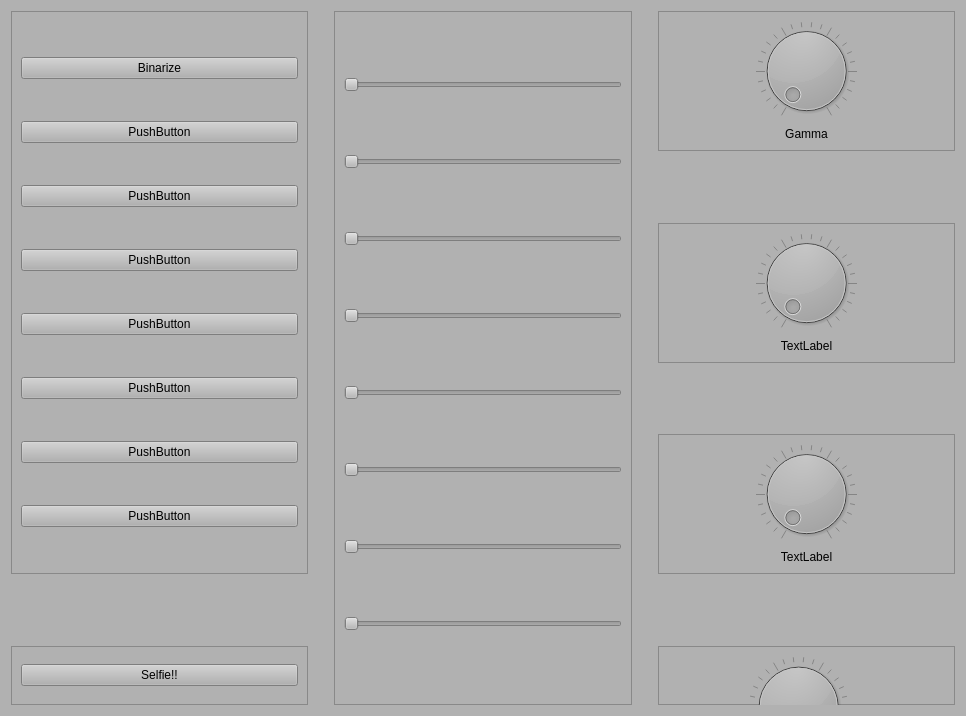
<?xml version="1.0" encoding="UTF-8"?>
<ui version="4.0">
 <class>Panel</class>
 <widget class="QWidget" name="Panel">
  <property name="enabled">
   <bool>true</bool>
  </property>
  <property name="geometry">
   <rect>
    <x>0</x>
    <y>0</y>
    <width>966</width>
    <height>716</height>
   </rect>
  </property>
  <property name="windowTitle">
   <string>Form</string>
  </property>
  <property name="styleSheet">
   <string notr="true">background-color: rgb(177, 177, 177);</string>
  </property>
  <layout class="QGridLayout" name="gridLayout">
   <item row="0" column="0" rowspan="5">
    <widget class="QFrame" name="frame_2">
     <property name="baseSize">
      <size>
       <width>0</width>
       <height>0</height>
      </size>
     </property>
     <property name="cursor">
      <cursorShape>WaitCursor</cursorShape>
     </property>
     <property name="frameShape">
      <enum>QFrame::StyledPanel</enum>
     </property>
     <property name="frameShadow">
      <enum>QFrame::Raised</enum>
     </property>
     <layout class="QVBoxLayout" name="verticalLayout">
      <item>
       <widget class="QPushButton" name="Binarize">
        <property name="focusPolicy">
         <enum>Qt::ClickFocus</enum>
        </property>
        <property name="contextMenuPolicy">
         <enum>Qt::DefaultContextMenu</enum>
        </property>
        <property name="text">
         <string>Binarize</string>
        </property>
        <property name="checkable">
         <bool>true</bool>
        </property>
       </widget>
      </item>
      <item>
       <widget class="QPushButton" name="pushButton_2">
        <property name="text">
         <string>PushButton</string>
        </property>
       </widget>
      </item>
      <item>
       <widget class="QPushButton" name="pushButton_3">
        <property name="text">
         <string>PushButton</string>
        </property>
       </widget>
      </item>
      <item>
       <widget class="QPushButton" name="pushButton">
        <property name="text">
         <string>PushButton</string>
        </property>
       </widget>
      </item>
      <item>
       <widget class="QPushButton" name="pushButton_4">
        <property name="text">
         <string>PushButton</string>
        </property>
       </widget>
      </item>
      <item>
       <widget class="QPushButton" name="pushButton_5">
        <property name="text">
         <string>PushButton</string>
        </property>
       </widget>
      </item>
      <item>
       <widget class="QPushButton" name="pushButton_6">
        <property name="text">
         <string>PushButton</string>
        </property>
       </widget>
      </item>
      <item>
       <widget class="QPushButton" name="pushButton_7">
        <property name="text">
         <string>PushButton</string>
        </property>
        <property name="iconSize">
         <size>
          <width>16</width>
          <height>16</height>
         </size>
        </property>
        <property name="checkable">
         <bool>false</bool>
        </property>
       </widget>
      </item>
     </layout>
    </widget>
   </item>
   <item row="0" column="2" rowspan="7">
    <widget class="QFrame" name="frame_5">
     <property name="frameShape">
      <enum>QFrame::StyledPanel</enum>
     </property>
     <property name="frameShadow">
      <enum>QFrame::Raised</enum>
     </property>
     <layout class="QGridLayout" name="gridLayout_4">
      <item row="0" column="0">
       <widget class="QSlider" name="horizontalSlider">
        <property name="sizePolicy">
         <sizepolicy hsizetype="Minimum" vsizetype="Fixed">
          <horstretch>0</horstretch>
          <verstretch>0</verstretch>
         </sizepolicy>
        </property>
        <property name="minimumSize">
         <size>
          <width>200</width>
          <height>0</height>
         </size>
        </property>
        <property name="maximumSize">
         <size>
          <width>16777215</width>
          <height>16777215</height>
         </size>
        </property>
        <property name="baseSize">
         <size>
          <width>0</width>
          <height>0</height>
         </size>
        </property>
        <property name="orientation">
         <enum>Qt::Horizontal</enum>
        </property>
       </widget>
      </item>
      <item row="1" column="0">
       <widget class="QSlider" name="horizontalSlider_2">
        <property name="sizePolicy">
         <sizepolicy hsizetype="Minimum" vsizetype="Fixed">
          <horstretch>0</horstretch>
          <verstretch>0</verstretch>
         </sizepolicy>
        </property>
        <property name="baseSize">
         <size>
          <width>0</width>
          <height>0</height>
         </size>
        </property>
        <property name="orientation">
         <enum>Qt::Horizontal</enum>
        </property>
       </widget>
      </item>
      <item row="2" column="0">
       <widget class="QSlider" name="horizontalSlider_3">
        <property name="sizePolicy">
         <sizepolicy hsizetype="Minimum" vsizetype="Fixed">
          <horstretch>0</horstretch>
          <verstretch>0</verstretch>
         </sizepolicy>
        </property>
        <property name="baseSize">
         <size>
          <width>0</width>
          <height>0</height>
         </size>
        </property>
        <property name="orientation">
         <enum>Qt::Horizontal</enum>
        </property>
       </widget>
      </item>
      <item row="3" column="0">
       <widget class="QSlider" name="horizontalSlider_4">
        <property name="sizePolicy">
         <sizepolicy hsizetype="Minimum" vsizetype="Fixed">
          <horstretch>0</horstretch>
          <verstretch>0</verstretch>
         </sizepolicy>
        </property>
        <property name="baseSize">
         <size>
          <width>0</width>
          <height>0</height>
         </size>
        </property>
        <property name="orientation">
         <enum>Qt::Horizontal</enum>
        </property>
       </widget>
      </item>
      <item row="4" column="0">
       <widget class="QSlider" name="horizontalSlider_5">
        <property name="sizePolicy">
         <sizepolicy hsizetype="Minimum" vsizetype="Fixed">
          <horstretch>0</horstretch>
          <verstretch>0</verstretch>
         </sizepolicy>
        </property>
        <property name="baseSize">
         <size>
          <width>0</width>
          <height>0</height>
         </size>
        </property>
        <property name="orientation">
         <enum>Qt::Horizontal</enum>
        </property>
       </widget>
      </item>
      <item row="5" column="0">
       <widget class="QSlider" name="horizontalSlider_6">
        <property name="sizePolicy">
         <sizepolicy hsizetype="Minimum" vsizetype="Fixed">
          <horstretch>0</horstretch>
          <verstretch>0</verstretch>
         </sizepolicy>
        </property>
        <property name="baseSize">
         <size>
          <width>0</width>
          <height>0</height>
         </size>
        </property>
        <property name="orientation">
         <enum>Qt::Horizontal</enum>
        </property>
       </widget>
      </item>
      <item row="6" column="0">
       <widget class="QSlider" name="horizontalSlider_7">
        <property name="sizePolicy">
         <sizepolicy hsizetype="Minimum" vsizetype="Fixed">
          <horstretch>0</horstretch>
          <verstretch>0</verstretch>
         </sizepolicy>
        </property>
        <property name="baseSize">
         <size>
          <width>0</width>
          <height>0</height>
         </size>
        </property>
        <property name="orientation">
         <enum>Qt::Horizontal</enum>
        </property>
       </widget>
      </item>
      <item row="7" column="0">
       <widget class="QSlider" name="horizontalSlider_8">
        <property name="sizePolicy">
         <sizepolicy hsizetype="Minimum" vsizetype="Fixed">
          <horstretch>0</horstretch>
          <verstretch>0</verstretch>
         </sizepolicy>
        </property>
        <property name="baseSize">
         <size>
          <width>0</width>
          <height>0</height>
         </size>
        </property>
        <property name="orientation">
         <enum>Qt::Horizontal</enum>
        </property>
       </widget>
      </item>
     </layout>
    </widget>
   </item>
   <item row="6" column="4">
    <widget class="QFrame" name="frame_6">
     <property name="frameShape">
      <enum>QFrame::StyledPanel</enum>
     </property>
     <property name="frameShadow">
      <enum>QFrame::Raised</enum>
     </property>
     <widget class="QDial" name="dial_2">
      <property name="geometry">
       <rect>
        <x>10</x>
        <y>10</y>
        <width>261</width>
        <height>101</height>
       </rect>
      </property>
      <property name="notchesVisible">
       <bool>true</bool>
      </property>
     </widget>
     <widget class="QLabel" name="label_2">
      <property name="geometry">
       <rect>
        <x>10</x>
        <y>120</y>
        <width>261</width>
        <height>31</height>
       </rect>
      </property>
      <property name="text">
       <string>TextLabel</string>
      </property>
      <property name="alignment">
       <set>Qt::AlignCenter</set>
      </property>
     </widget>
    </widget>
   </item>
   <item row="4" column="4">
    <widget class="QFrame" name="frame_4">
     <property name="frameShape">
      <enum>QFrame::StyledPanel</enum>
     </property>
     <property name="frameShadow">
      <enum>QFrame::Raised</enum>
     </property>
     <layout class="QGridLayout" name="gridLayout_3">
      <item row="0" column="0">
       <widget class="QDial" name="dial">
        <property name="notchesVisible">
         <bool>true</bool>
        </property>
       </widget>
      </item>
      <item row="1" column="0">
       <widget class="QLabel" name="label_3">
        <property name="text">
         <string>TextLabel</string>
        </property>
        <property name="alignment">
         <set>Qt::AlignCenter</set>
        </property>
       </widget>
      </item>
     </layout>
    </widget>
   </item>
   <item row="0" column="4">
    <widget class="QFrame" name="frame">
     <property name="frameShape">
      <enum>QFrame::StyledPanel</enum>
     </property>
     <property name="frameShadow">
      <enum>QFrame::Raised</enum>
     </property>
     <layout class="QGridLayout" name="gridLayout_2">
      <item row="0" column="0">
       <widget class="QDial" name="Gamma">
        <property name="maximum">
         <number>100</number>
        </property>
        <property name="singleStep">
         <number>1</number>
        </property>
        <property name="notchesVisible">
         <bool>true</bool>
        </property>
       </widget>
      </item>
      <item row="1" column="0">
       <widget class="QLabel" name="label">
        <property name="text">
         <string>Gamma</string>
        </property>
        <property name="alignment">
         <set>Qt::AlignCenter</set>
        </property>
       </widget>
      </item>
     </layout>
    </widget>
   </item>
   <item row="6" column="0">
    <widget class="QFrame" name="frame_3">
     <property name="frameShape">
      <enum>QFrame::StyledPanel</enum>
     </property>
     <property name="frameShadow">
      <enum>QFrame::Raised</enum>
     </property>
     <layout class="QVBoxLayout" name="verticalLayout_3">
      <item>
       <widget class="QPushButton" name="Selfie">
        <property name="focusPolicy">
         <enum>Qt::TabFocus</enum>
        </property>
        <property name="text">
         <string>Selfie!!</string>
        </property>
       </widget>
      </item>
     </layout>
    </widget>
   </item>
   <item row="2" column="4">
    <widget class="QFrame" name="frame_7">
     <property name="frameShape">
      <enum>QFrame::StyledPanel</enum>
     </property>
     <property name="frameShadow">
      <enum>QFrame::Raised</enum>
     </property>
     <layout class="QGridLayout" name="gridLayout_5">
      <item row="0" column="0">
       <widget class="QDial" name="dial_3">
        <property name="notchesVisible">
         <bool>true</bool>
        </property>
       </widget>
      </item>
      <item row="1" column="0">
       <widget class="QLabel" name="label_4">
        <property name="layoutDirection">
         <enum>Qt::LeftToRight</enum>
        </property>
        <property name="text">
         <string>TextLabel</string>
        </property>
        <property name="alignment">
         <set>Qt::AlignCenter</set>
        </property>
       </widget>
      </item>
     </layout>
    </widget>
   </item>
   <item row="1" column="4">
    <spacer name="verticalSpacer">
     <property name="orientation">
      <enum>Qt::Vertical</enum>
     </property>
     <property name="sizeType">
      <enum>QSizePolicy::Fixed</enum>
     </property>
     <property name="sizeHint" stdset="0">
      <size>
       <width>0</width>
       <height>5</height>
      </size>
     </property>
    </spacer>
   </item>
   <item row="3" column="4">
    <spacer name="verticalSpacer_2">
     <property name="orientation">
      <enum>Qt::Vertical</enum>
     </property>
     <property name="sizeType">
      <enum>QSizePolicy::Fixed</enum>
     </property>
     <property name="sizeHint" stdset="0">
      <size>
       <width>20</width>
       <height>5</height>
      </size>
     </property>
    </spacer>
   </item>
   <item row="0" column="1">
    <spacer name="horizontalSpacer">
     <property name="orientation">
      <enum>Qt::Horizontal</enum>
     </property>
     <property name="sizeType">
      <enum>QSizePolicy::Fixed</enum>
     </property>
     <property name="sizeHint" stdset="0">
      <size>
       <width>20</width>
       <height>10</height>
      </size>
     </property>
    </spacer>
   </item>
   <item row="2" column="3">
    <spacer name="horizontalSpacer_2">
     <property name="orientation">
      <enum>Qt::Horizontal</enum>
     </property>
     <property name="sizeType">
      <enum>QSizePolicy::Fixed</enum>
     </property>
     <property name="sizeHint" stdset="0">
      <size>
       <width>20</width>
       <height>10</height>
      </size>
     </property>
    </spacer>
   </item>
   <item row="5" column="4">
    <spacer name="verticalSpacer_3">
     <property name="orientation">
      <enum>Qt::Vertical</enum>
     </property>
     <property name="sizeType">
      <enum>QSizePolicy::Fixed</enum>
     </property>
     <property name="sizeHint" stdset="0">
      <size>
       <width>20</width>
       <height>5</height>
      </size>
     </property>
    </spacer>
   </item>
  </layout>
  <zorder>frame</zorder>
  <zorder>frame_2</zorder>
  <zorder>horizontalSpacer_2</zorder>
  <zorder>frame_3</zorder>
  <zorder>horizontalSpacer</zorder>
  <zorder>frame_4</zorder>
  <zorder>frame_6</zorder>
  <zorder>frame_7</zorder>
  <zorder>frame_5</zorder>
  <zorder>verticalSpacer</zorder>
  <zorder>verticalSpacer_2</zorder>
  <zorder>verticalSpacer_3</zorder>
 </widget>
 <resources/>
 <connections/>
</ui>
